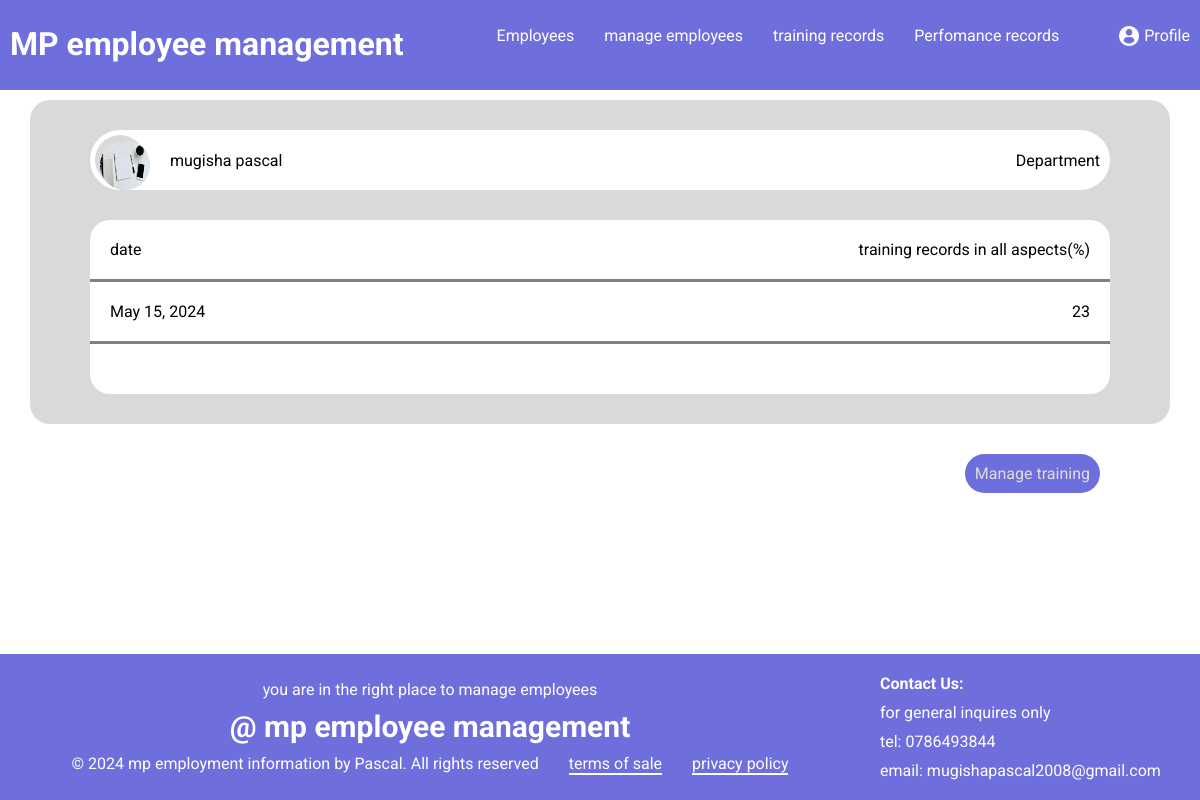
Page /employeemanagement/trainingrecords on the earlier database version.
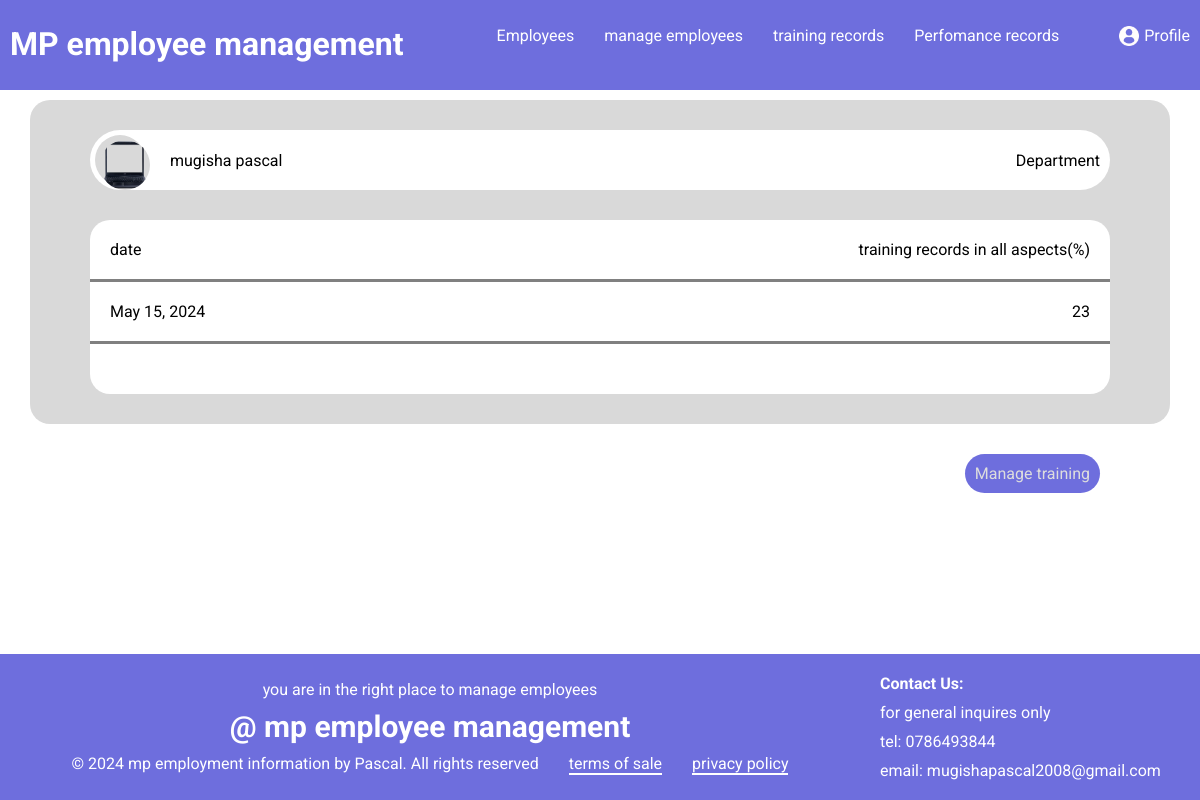
Same page on the later database version.
### employeemanagement/models.py (models this page shows)
class imagedb(models.Model):
    image=models.ImageField(upload_to='photos/', blank=True, null=True)

### employeemanagement/views.py (the view)
# urls.py: path("employeemanagement/trainingrecords",include("employeemanagement.urls")),
def trainingrecords(request):
    modl=trainingdb.objects.all()
    form=imagedb.objects.filter().last()
    info=signupdatabase.objects.filter().last()
    filt={
        "form":form,
        "modl":modl,
        "info":info
    }
    return render(request,"trainingrecords.html",{"filt":filt})

### employeemanagement/templates/trainingrecords.html (shortened to what this page needs)
<!DOCTYPE html>
<html lang="en">
<head>
    {%load static%}
    <link rel="stylesheet" href="{% static 'trainingrecords.css'%}">
</head>
<body>
    <div class="topmenu">
        <div class="title">
            <h1>MP employee management</h1>
        </div>
        <div class="links">
            <a href="{% url 'employeemanagement:home' %}" class="e">Employees</a>
            <a href="{% url 'employeemanagement:manageemployees'%}" class="e">manage employees</a>
            <a href="{% url 'employeemanagement:trainingrecords' %}" class="t">training records</a>
            <a href="{% url 'employeemanagement:perfomance'%}" class="p">Perfomance records</a>
            <img src="{% static 'profile-user.png'%}" class="icon">
            <a href="{% url 'employeemanagement:profile'%}" class="f">Profile</a>
        </div>
    </div>
    <div class="body">
        <div class="tr">
            <div class="c">
                <img src="{{filt.form.image.url}}" class="c"/>
            </div>
            <div class="nd">
                <p class="n">{{filt.info.name}}</p>
            </div>
            <div class="dd">
                <p class="d">Department</p>
            </div>
        </div>
        <div class="box">
        <div class="tp">
            <p>date</p>
            <p>training records in all aspects(%)</p>
        </div>
        {% for dt in filt.modl%}
        <div class="o">
            <p>{{dt.trainingdate}}</p>
            <p>{{dt.training}}</p>
        </div>
        {% endfor %}
        <div class="ot">
        </div>
        </div>
    </div>
    <a href="{% url 'employeemanagement:managetraining'%}" class="mh">Manage training</a>
    <div class="footer">
        <div class="copyright">
            <p>you are in the right place to manage employees</p>
            <p class="mp">@ mp employee management</p>
            <div class="icy">
                <p>© 2024 mp employment information by Pascal. All rights reserved</p>
                <p class="sm">terms of sale</p>
                <p class="sm">privacy policy</p>
            </div>
        </div>
        <div class="contact">
            <p class="cont">Contact Us:</p>
            <p>for general inquires only</p>
            <p>tel: 0786493844</p>
            <p>email: mugishapascal2008@gmail.com</p>
        </div>
    </div>
</body>
</html>

Differences in the rows shown:
no longer on this page (row unchanged): imagedb: form.image (picture)
added imagedb: form.image (picture)
